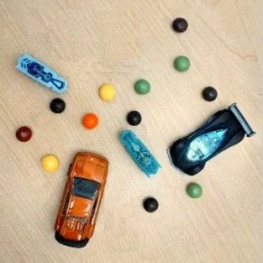
%> input picture TI/toys_candy.jpg, 263 x 263 px
$ octave Untitled12.m   (GNU Octave 9; MATLAB toolbox functions it lacks are replaced by stand-ins)
%> lines starting %> are read from the running program, lines starting %| are printed output that depends on the picture; in (x1, y1, x2, y2) boxes, pixels count from 0 and x2, y2 are one past the last pixel; in counts of white or black regions, pixels touching at a corner belong together; the program's own positions count from 1
I = imread('toys_candy.jpg');
%> I is the input picture: size 263x263x3 uint8; mean R, G, B 200, 183.4, 157.7
imshow(I);

Igray = rgb2gray(I);
imshow(Igray);

rmat = I(:, :, 1);
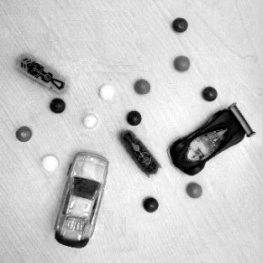
%> rmat: size 263x263 uint8; min 0, max 255, mean 200
gmat = I(:, :, 2);
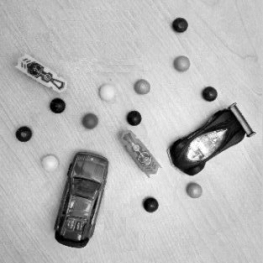
%> gmat: size 263x263 uint8; min 0, max 255, mean 183.4
bmat = I(:, :, 3);
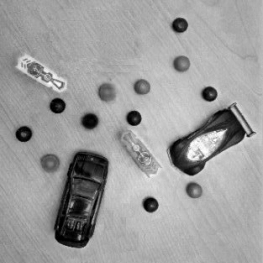
%> bmat: size 263x263 uint8; min 0, max 255, mean 157.7

levelr = 0.63;
levelg = 0.5;
levelb = 0.4;
i1 = im2bw(rmat, levelr);
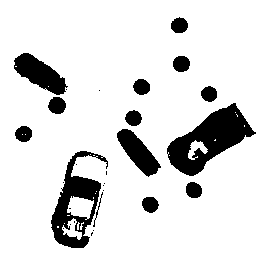
%> i1: size 263x263 logical; 86.8% white; 28 black regions (14 under 20 px), largest, box (x1, y1, x2, y2) and area: (167, 103, 256, 176) 2918, (51, 151, 108, 248) 2113, (14, 53, 68, 95) 1158
i2 = im2bw(gmat, levelg);
%> i2: size 263x263 logical; 88.7% white; 34 black regions (19 under 20 px), largest, box (x1, y1, x2, y2) and area: (53, 151, 109, 248) 3394, (167, 103, 255, 176) 2166, (23, 59, 64, 90) 348
i3 = im2bw(bmat, levelb);
%> i3: size 263x263 logical; 88.9% white; 35 black regions (19 under 20 px), largest, box (x1, y1, x2, y2) and area: (53, 150, 109, 248) 3526, (169, 106, 246, 176) 1879, (81, 113, 99, 130) 237
Isum = (i1 & i2 & i3);
%> Isum: size 263x263 logical; 83.8% white; 18 black regions (2 under 20 px), largest, box (x1, y1, x2, y2) and area: (51, 150, 109, 248) 3649, (167, 103, 256, 176) 2918, (14, 53, 68, 95) 1158

subplot(2, 2, 1), imshow(i1);
title('Plan rouge');
subplot(2, 2, 2), imshow(i2);
title('Plan vert');
subplot(2, 2, 3), imshow(i3);
title('Plan bleu');
subplot(2, 2, 4), imshow(Isum);
title('Somme de tous les plans');

Icomp = imcomplement(Isum);
Ifilled = imfill(Icomp, 'holes');
%> Ifilled: size 263x263 logical; 16.8% white; 17 white regions (1 under 20 px), largest, box (x1, y1, x2, y2) and area: (51, 150, 109, 248) 3819, (167, 103, 256, 176) 3119, (14, 53, 68, 95) 1162
figure, imshow(Ifilled);

se = strel('disk', 4);
Iopenned = imopen(Ifilled, se);
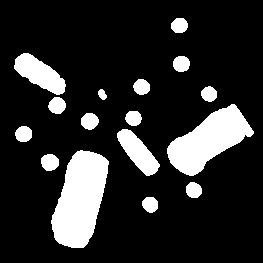
%> Iopenned: size 263x263 logical; 16.6% white; 16 white regions
imshow(Iopenned);

[labeled, numObjects] = bwlabel(Iopenned, 4);
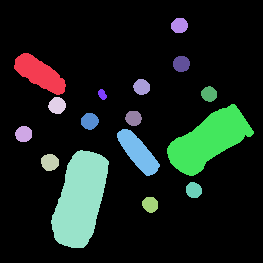
%> labeled: size 263x263 double; 17 distinct labels, from 0 to 16; one colour per label, 0 black
%> numObjects = 16
stats = regionprops(labeled, 'Eccentricity', 'Area', 'BoundingBox', 'centroid');
%> stats = 16 regions; largest, box (x1, y1, x2, y2), Area, Centroid and Eccentricity: (51, 150, 109, 248) 3806 [80.8 200] 0.902, (167, 104, 254, 176) 3108 [209.3 140.7] 0.899, (14, 53, 66, 95) 1145 [40.3 74.3] 0.921

imshow(I);
hold on

totalObjects = 0;
circularObjects = 0;
nonCircularObjects = 0;

for idx = 1:numObjects
    area = stats(idx).Area;
    bbox = stats(idx).BoundingBox;
    centroid = stats(idx).Centroid;

    % Check if the object is circular
    circularity = 4*pi*area/bbox(3)^2;
    if circularity > 0.7
        plot(centroid(1), centroid(2), 'w+', 'MarkerSize', 10, 'LineWidth', 2);
        text(centroid(1) + 10, centroid(2), num2str(idx), 'Color', 'white', 'FontSize', 14);
        circularObjects = circularObjects + 1;
    else
        nonCircularObjects = nonCircularObjects + 1;
    end

    totalObjects = totalObjects + 1;

    % Print coordinates for object 1, 5, 8 and 12
    if ismember(idx, [1 5 8 12])
        disp(['Object ' num2str(idx) ' coordinates: (' num2str(centroid(1)) ', ' num2str(centroid(2)) ')'])
    end
end
%> this loop made 16 passes
%> (area, bbox, centroid, circularity) on passes 1 to 12: (1145, [14.5 53.5 52 42], [40.25 74.28], 5.32), (220, [15.5 126.5 17 16], [24.24 134.6], 9.57), (244, [41.5 154.5 18 17], [50.43 162.9], 9.46), (232, [48.5 97.5 18 17], [57.7 106.1], 9), (3806, [51.5 150.5 58 98], [80.76 200], 14.22), (234, [81.5 113.5 18 17], [90.27 121.8], 9.08), (68, [98.5 89.5 9 11], [102.9 95.04], 10.55), (961, [117.5 129.5 43 47], [138.7 152.9], 6.53), (201, [125.5 111.5 17 15], [134.1 118.8], 8.74), (210, [133.5 79.5 17 16], [142.2 87.55], 9.13), (202, [142.5 197.5 16 16], [150.8 205.1], 9.92), (3108, [167.5 104.5 87 72], [209.3 140.7], 5.16)
%| Object 1 coordinates: (40.2524, 74.2795)
%| Object 5 coordinates: (80.7604, 200.0213)
%| Object 8 coordinates: (138.7045, 152.9105)
%| Object 12 coordinates: (209.2967, 140.7162)
%> after the loop, nonCircularObjects = 0
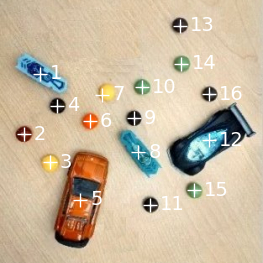
%> figure redrawn from the program's plot data

disp(['Nombre total de objets : ' num2str(totalObjects)])
%| Nombre total de objets : 16
